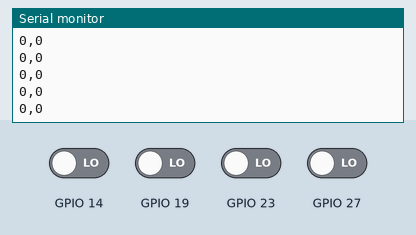
This sketch was run on a simulated ESP32. Shown: the last lines printed to the serial monitor. Inputs (shaded band) come from the test bench; at power-on: GPIO 14, GPIO 19, GPIO 23, GPIO 27 LOW.

Above: at 1.2 s.
1.3 s: GPIO 14 driven HIGH
At 1.8 s:
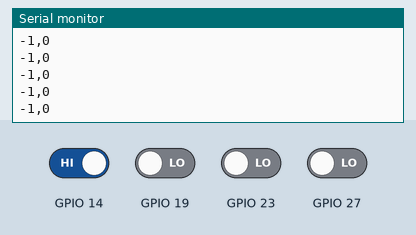
2.8 s: GPIO 19 driven HIGH
At 3.6 s:
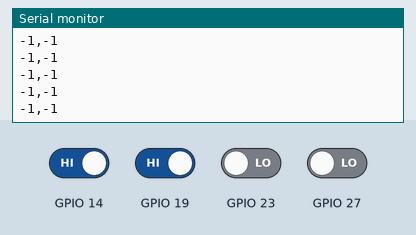
4.3 s: GPIO 23 driven HIGH
At 5.2 s:
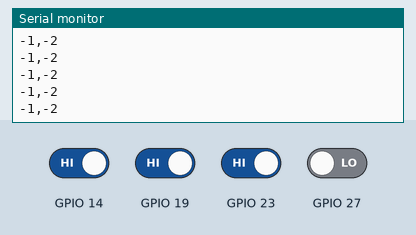
5.8 s: GPIO 27 driven HIGH
At 6.3 s:
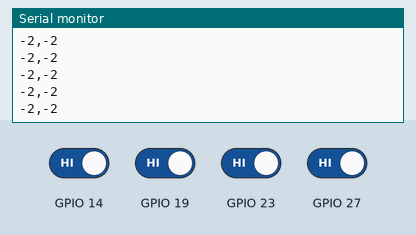
8.8 s: GPIO 14 driven LOW
At 9.4 s:
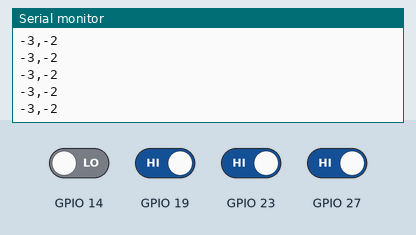
10.3 s: GPIO 19 driven LOW
At 10.9 s:
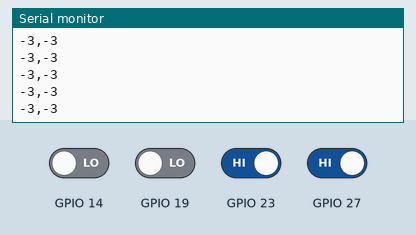
Timing chart, 0 to 12.8 s (numbered marks = the images above; inputs shaded):
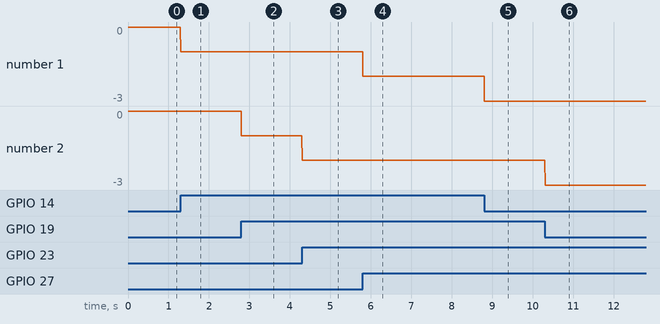

The sketch:

encoder_2.ino
```cpp
#include "motor.h"

Encoder readEncoders(27, 14, 23, 19);
Encoder* ptrreadEncoders = &readEncoders;

void setup() {
    Serial.begin(9600);
    readEncoders.init();
}

void loop() {
 Serial.println(String(ptrreadEncoders->counterLeft()) + ',' + String(ptrreadEncoders->counterRight()));
}
```

moto.cpp
```cpp
#include "motorconfig.h"
#include "motor.h"

Encoder* Encoder::ptrRightEncoder = nullptr;
Encoder* Encoder::ptrLeftEncoder = nullptr;

Encoder::Encoder(uint8_t ch1, uint8_t ch2, uint8_t ch3, uint8_t ch4){
  this->ch1 = ch1;
  this->ch2 = ch2;
  this->ch3 = ch3;
  this->ch4 = ch4;
  ptrRightEncoder = this;
  ptrLeftEncoder = this;
}

void Encoder::init() {
  pinMode(ch1, INPUT);
  pinMode(ch2, INPUT);
  attachInterrupt(digitalPinToInterrupt(ch1), ISR_Left, CHANGE);
  attachInterrupt(digitalPinToInterrupt(ch2), ISR_Left, CHANGE);

  pinMode(ch3, INPUT);
  pinMode(ch4, INPUT);
  attachInterrupt(digitalPinToInterrupt(ch3), ISR_Right, CHANGE);
  attachInterrupt(digitalPinToInterrupt(ch4), ISR_Right, CHANGE);
}

void Encoder::ISR_Left() {
  ptrLeftEncoder->readLeftEncoder();
}

void Encoder::ISR_Right() {
  ptrRightEncoder->readRightEncoder();
}

void Encoder::readLeftEncoder(){
  left.Ant = left.Act;
  if (digitalRead(ch1)){
    ((left.Act) |= (1UL << 0));
  }
  else{
    ((left.Act) &= ~(1UL << 0));
  }
  if (digitalRead(ch2)){
    ((left.Act) |= (1UL << 1));
  }
  else{
    ((left.Act) &= ~(1UL << 1));
  }
  if (left.Ant == 2 && left.Act == 0)left.Count++;
  if (left.Ant == 0 && left.Act == 1)left.Count++;
  if (left.Ant == 3 && left.Act == 2)left.Count++;
  if (left.Ant == 1 && left.Act == 3)left.Count++;

  if (left.Ant == 1 && left.Act == 0)left.Count--;
  if (left.Ant == 3 && left.Act == 1)left.Count--;
  if (left.Ant == 0 && left.Act == 2)left.Count--;
  if (left.Ant == 2 && left.Act == 3)left.Count--;
}

int32_t Encoder::counterLeft(){
  return left.Count;
}

void Encoder::readRightEncoder(){
  right.Ant = right.Act;
  if (digitalRead(ch3)){
    ((right.Act) |= (1UL << 0));
  }
  else{
    ((right.Act) &= ~(1UL << 0));
  }
  if (digitalRead(ch4)){
    ((right.Act) |= (1UL << 1));
  }
  else{
    ((right.Act) &= ~(1UL << 1));
  }
  if (right.Ant == 2 && right.Act == 0)right.Count++;
  if (right.Ant == 0 && right.Act == 1)right.Count++;
  if (right.Ant == 3 && right.Act == 2)right.Count++;
  if (right.Ant == 1 && right.Act == 3)right.Count++;

  if (right.Ant == 1 && right.Act == 0)right.Count--;
  if (right.Ant == 3 && right.Act == 1)right.Count--;
  if (right.Ant == 0 && right.Act == 2)right.Count--;
  if (right.Ant == 2 && right.Act == 3)right.Count--;
 }

 int32_t Encoder::counterRight(){
  return right.Count;
 }
```

motor.h
```cpp
#ifndef MOTOR_H
#define MOTOR_H

#include <Arduino.h>

class Encoder {
private:
    struct EncoderState{
      volatile uint8_t Ant;
      volatile uint8_t Act;
      volatile int32_t Count;
      volatile float V;
    };

    uint8_t ch1;
    uint8_t ch2;
    uint8_t ch3;
    uint8_t ch4;

    static Encoder* ptrRightEncoder;
    static Encoder* ptrLeftEncoder;

    EncoderState left;
    EncoderState right;


public:
    Encoder(){}
    Encoder(uint8_t ch1, uint8_t ch2, uint8_t ch3, uint8_t ch4);
    void init();
    static void ISR_Left();
    static void ISR_Right();
    void readRightEncoder();
    void readLeftEncoder();
    int32_t counterRight();
    int32_t counterLeft();

};

#endif // MOTOR_H
```

motorconfig.h
```cpp
#ifndef MOTORCONFIG_H
#define MOTORCONFIG_H

#define SAMPLE_TIME_LEFT 100
#define SAMPLE_TIME_RIGHT 100
#define CONST_VALUE_RIGHT 0.0618
#define CONST_VALUE_LEFT 0.0618


#endif
```

Measured:
- after the input at 1.3 s, the serial monitor: prints a new line at once (image 1)
- after the input at 2.8 s, the serial monitor: prints a new line at once (image 2)
- after the input at 4.3 s, the serial monitor: prints a new line at once (image 3)
- after the input at 5.8 s, the serial monitor: prints a new line at once (image 4)
- after the input at 8.8 s, the serial monitor: prints a new line at once (image 5)
- after the input at 10.3 s, the serial monitor: prints a new line at once (image 6)
- plotted number 1: 0 → -1 after the input at 1.3 s, -2 → -3 after the input at 8.8 s
- plotted number 2: -1 → -2 after the input at 4.3 s
